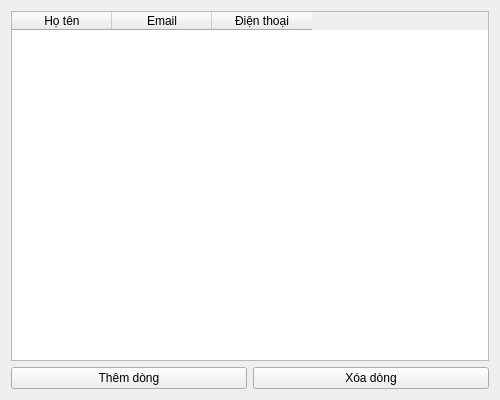
<?xml version="1.0" encoding="UTF-8"?>
<ui version="4.0">
 <class>Ui_TableForm</class>
 <widget class="QWidget" name="TableForm">
  <property name="geometry">
   <rect>
    <x>0</x>
    <y>0</y>
    <width>500</width>
    <height>400</height>
   </rect>
  </property>
  <property name="windowTitle">
   <string>Danh sách sinh viên</string>
  </property>
  <layout class="QVBoxLayout" name="verticalLayout">
   <item>
    <widget class="QTableWidget" name="tableWidget">
     <column>
      <property name="text">
       <string>Họ tên</string>
      </property>
     </column>
     <column>
      <property name="text">
       <string>Email</string>
      </property>
     </column>
     <column>
      <property name="text">
       <string>Điện thoại</string>
      </property>
     </column>
    </widget>
   </item>
   <item>
    <layout class="QHBoxLayout" name="horizontalLayout">
     <item>
      <widget class="QPushButton" name="btn_add">
       <property name="text">
        <string>Thêm dòng</string>
       </property>
      </widget>
     </item>
     <item>
      <widget class="QPushButton" name="btn_delete">
       <property name="text">
        <string>Xóa dòng</string>
       </property>
      </widget>
     </item>
    </layout>
   </item>
  </layout>
 </widget>
 <resources/>
 <connections/>
</ui>
